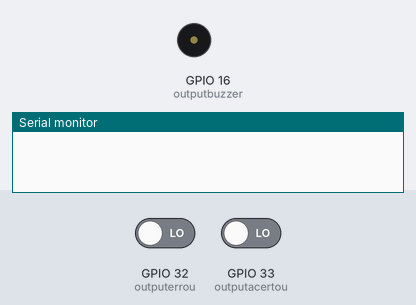
The sketch below on a simulated ESP32. On the bench: buzzer (waves = sounding), the last lines printed to the serial monitor. The inputs (shaded band) are chosen by the test bench; at power-on: GPIO 32 (outputerrou) LOW, GPIO 33 (outputacertou) LOW.

Above: at 1.2 s.
1.3 s: GPIO 32 (outputerrou) driven HIGH
At 3.1 s:
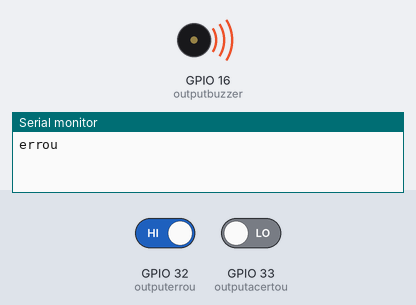
4.3 s: GPIO 33 (outputacertou) driven HIGH
Timing chart, 0 to 7.3 s (numbered marks = the images above; inputs shaded):
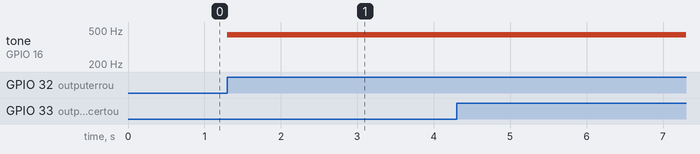

The sketch:

buzzer.ino
```cpp
// Load Wi-Fi library
#include <WiFi.h>

const int output1 = 13;
const int output2 = 12;
const int output3 = 14;
const int output4 = 27;
const int output5 = 26;
const int output6 = 25;
const int outputacertou = 33;
const int outputerrou = 32;
const int outputbuzzer = 16;

int freq = 440;
int channel = 0;
int resolution = 8;


void setup()
{
    Serial.begin(115200);
    // acertou
    pinMode(outputacertou, INPUT);
    // errou
    pinMode(outputerrou, INPUT);
    ledcSetup(channel, freq, resolution);
    ledcAttachPin(outputbuzzer, channel);
}

void loop()
{
    if (digitalRead(outputacertou) == HIGH)
    {
        ledcWrite(channel, 125);
        delay(1000);
        Serial.println("acertou");
    }
    else if (digitalRead(outputerrou) == HIGH)
    {
        ledcWrite(channel, 250);
        delay(1000);
        Serial.println("errou");
    }
    ledcWrite(channel, 0);
}
```

Measured:
- after the input at 1.3 s, tone on GPIO 16 (outputbuzzer): silent → 440 Hz at once
